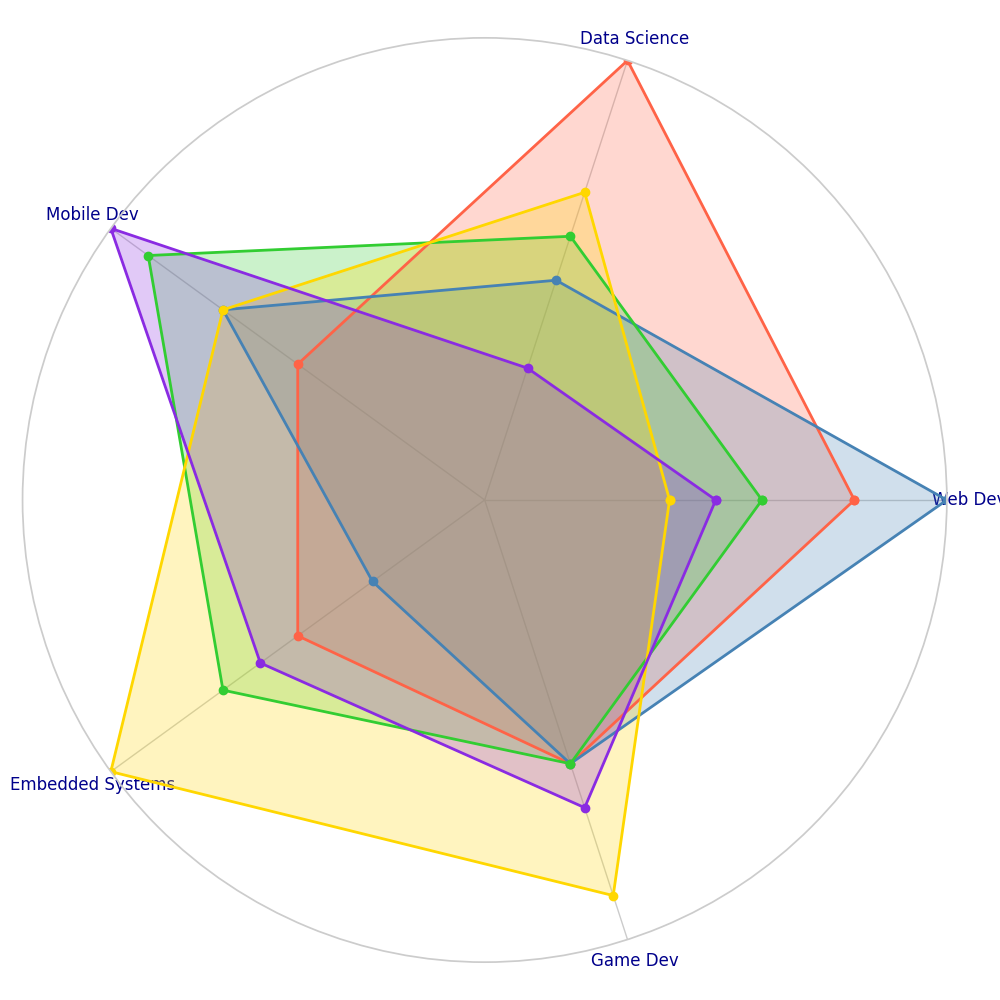

Write Python code to recreate this figure.
import matplotlib.pyplot as plt
import numpy as np
from math import pi

categories = ['Web Dev', 'Data Science', 'Mobile Dev', 'Embedded Systems', 'Game Dev']
N = len(categories)

values = {
    'Python': [8, 10, 5, 5, 6],
    'JavaScript': [10, 5, 7, 3, 6],
    'Java': [6, 6, 9, 7, 6],
    'C++': [4, 7, 7, 10, 9],
    'Swift': [5, 3, 10, 6, 7]
}

angles = np.linspace(0, 2 * pi, N, endpoint=False).tolist()
angles += angles[:1]

fig, ax = plt.subplots(figsize=(10, 10), subplot_kw=dict(polar=True))
plt.subplots_adjust(left=0.1, right=0.9, top=0.85, bottom=0.1)

colors = ['#FF6347', '#4682B4', '#32CD32', '#FFD700', '#8A2BE2']

for (language, proficiency), color in zip(values.items(), colors):
    data = proficiency + proficiency[:1]
    ax.plot(angles, data, linewidth=2, linestyle='-', color=color, marker='o')
    ax.fill(angles, data, alpha=0.25, color=color)

ax.set_xticks(angles[:-1])
ax.set_xticklabels(categories, fontsize=12, color='darkblue')

ax.set_ylim(0, 10)
ax.set_yticks([])  # Remove the y-tick labels

# Display the plot
plt.tight_layout()
plt.show()
